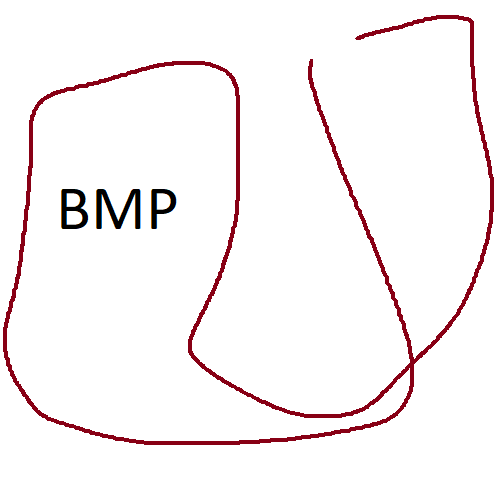
#> input picture 4. hafta - open_cv_giris/resim/resim.bmp, 501 x 501 px
$ python 7_sunudaki_ornek.py
#> lines starting #> are read from the running program, lines starting #| are printed output that depends on the picture
# 3 resmi 3 saniye aralıklarla arka arkaya göster
import cv2 as cv
import numpy as np

resimBmp = cv.imread("resim/resim.bmp")
#> resimBmp is the input picture: shape (501, 501, 3); mean B, G, R 244.4, 243.6, 248.7
resimPng = cv.imread("resim/resim.png")
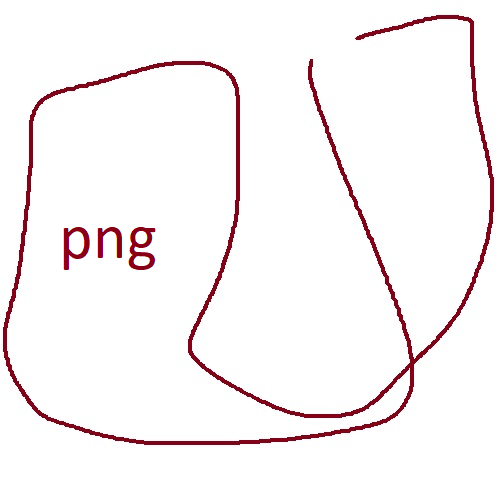
#> input picture 4. hafta - open_cv_giris/resim/resim.png, 501 x 501 px
#> resimPng is the input picture: shape (501, 501, 3); mean B, G, R 244.8, 243.9, 249.1
resimJpg = cv.imread("resim/resim.jpg")
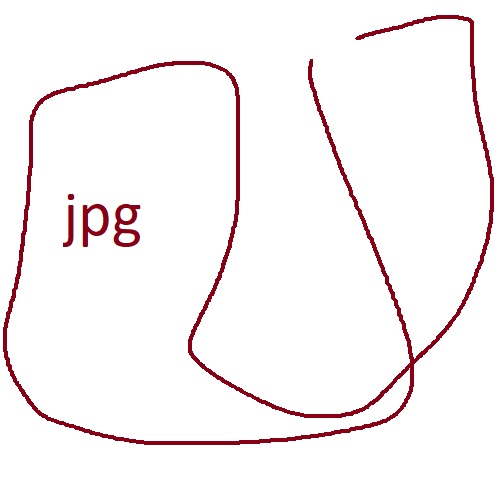
#> input picture 4. hafta - open_cv_giris/resim/resim.jpg, 501 x 501 px
#> resimJpg is the input picture: shape (501, 501, 3); mean B, G, R 244.9, 244, 249


cv.imshow("BMP", resimBmp)
cv.waitKey(1500)
cv.destroyWindow("BMP")

cv.imshow("PNG", resimPng)
cv.waitKey(1500)
cv.destroyWindow("PNG")

cv.imshow("JPG", resimJpg)
cv.waitKey(1500)
cv.destroyWindow("JPG")
